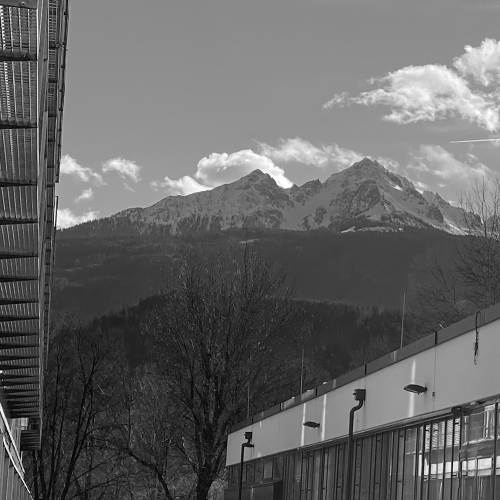
#> input picture img/nockspitze.png, 1000 x 1000 px, found by its file name (shown at 1/2 size)
$ jupyter execute 3_chi2_full.ipynb
#> lines starting #> are read from the running program, lines starting #| are printed output that depends on the picture
# Digitale Zaubertinte: Steganography workshop

**Author:** Martin Beneš, Verena Lachner

<div style="text-align: center">
<a href="https://www.github.com/uibk-uncover/mip-stego-demo">
github.com/uibk-uncover/mip-stego-demo
</a>
</div>

## Notebook setup

For this notebook, we will use a sample image `00001.tif` from ALASKA database. Run following code chunk to download it.

[cell 1]
import matplotlib.pyplot as plt
import numpy as np
from PIL import Image
import scipy.stats
import seaborn as sns
import warnings
warnings.simplefilter(action='ignore', category=FutureWarning)
np.set_printoptions(threshold=99)
plt.rcParams["figure.figsize"] = (12, 3)
np.random.seed(12345)

[cell 2]
# download nockspitze from GitHub
import requests
res = requests.get(f'https://github.com/uibk-uncover/mip-stego-demo/raw/main/img/nockspitze.png')
with open('nockspitze.png', 'wb') as f:
    f.write(res.content)

[cell 3]
def lsbr(x: np.ndarray, alpha: float = 1., method: str = 'permuted', seed: int = 12345) -> np.ndarray:
    """This function simulates LSB replacement."""
    # probability
    if method == 'sequential':
        payload = int(np.ceil(alpha * x.size))
        probability = np.reshape([1/2.]*payload + [0]*(x.size - payload), x.shape)
    elif method == 'permuted':
        probability = np.ones(x.shape, dtype='float64') * alpha / 2
    else:
        raise NotImplementedError(f'unknown method {method}')
    # simulate
    rng = np.random.default_rng(seed)
    to_be_changed = rng.random(x.shape) < probability
    # modify
    y = np.copy(x)
    y[to_be_changed & (x % 2 == 0)] += 1
    y[to_be_changed & (x % 2 != 0)] -= 1
    return y

<center><h2>Let's play a coin game!</h2></center>

$1000$ people toss a coin $100$ times, and count heads.

[cell 4]
import numpy as np
toss = np.random.choice([0, 1], size=[1000, 100])  # toss
toss_sums = np.sum(toss, axis=1)  # count heads

Function `np.random.choice` chooses at random an element from $\{0,1\}$ (where 1 represents head). This is repeated $1000\cdot100\times$ and the results are aligned in 2D matrix.

[cell 5]
toss

[cell 6]
toss.shape

Then, we sum the number of ones in each column, i.e. along axis 1. We get a vector with $1000$ elements.

[cell 7]
toss_sums

For a fair coin, we expect the sum to be around $50$.

[cell 8]
import seaborn as sns
sns.histplot(toss_sums, discrete=True);  # plot histogram
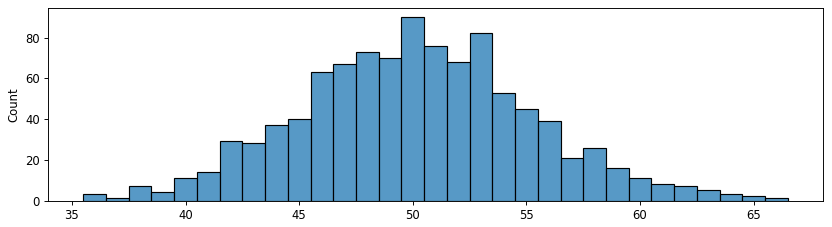
#> figure drawn by matplotlib, 1 panel; tallest bar 90 high, from x = 49.5 to 50.5

Histograms allows us to analyze data distribution graphically.

<center><h2>Playing with unfair coin</h2></center>

We repeat the experiment, now with an unfair coin.

Our unfair coin yields heads with a probability $52\%$.

[cell 9]
toss2 = np.random.choice([0, 1], size=[1000, 100], p=[.48, .52])
toss2_sums = np.sum(toss2, axis=1)

The probabilities of each element from $\{0,1\}$ are specified by an additional parameter `p`.

The probability of head ($1$) is $0.52$, i.e., $52\%$.

[cell 10]
sns.histplot(toss_sums, discrete=True, label='0.5');  # fair
sns.histplot(toss2_sums, discrete=True, label='0.52');  # unfair
plt.legend();
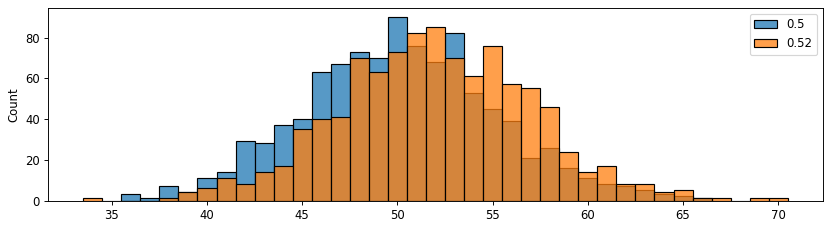
#> figure drawn by matplotlib, 1 panel; tallest bar 90 high, from x = 49.5 to 50.5; tallest bar 85 high, from x = 51.5 to 52.5

Is the orange histogram same as the blue one?

It is not an easy answer. The average looks a bit higher, but the draws are pretty much in the same range.

We can test it using statistics.

$\chi^2$ test compares the shapes of two histograms, $h$ and $g$.

$$X^2=\sum_{i=1}^{N}\frac{(h_i - g_i)^2}{h_i}$$

We combine the corresponding bins of the two histograms using the fraction inside the sum.

Then, the results are summed over all the bins.

[cell 11]
# histograms
h = np.histogram(toss_sums, bins=range(100+1))[0]
g = np.histogram(toss2_sums, bins=range(100+1))[0]

# test statistics
test_stat = 0
for i in range(100):
    if h[i] > 0:
        test_stat += (h[i] - g[i])**2 / h[i]

`np.histogram` computes the histogram. The `for` loop implements the $\chi^2$-test formula above.

[cell 12]
test_stat  # test statistic

We get a test statistic. The higher the number, the bigger difference between the histograms.

We convert the test statistic to p-value (using $\chi^2$ distribution).

[cell 13]
scipy.stats.chi2.sf(test_stat, 100-1)  # significant if <0.05

Unlike the test statistic, the p-value accounts for number of samples we observe.

We can interpret p-value directly. If the p-value is below $0.05$, the difference between the histograms is statistically significant.

The histograms are different. **Something's wrong with the coin!**

<center><h2>Enough of coins, back to images!</h2></center>

[cell 14]
# load image
x = np.array(Image.open('nockspitze.png').convert('L'))
#> x is the input picture: shape (1000, 1000); min 0, max 255, mean 100.4
plt.imshow(x,cmap = "gray");

We create a histogram of the test cover image. Recall that image pixels contain values $0-255$.

[cell 15]
sns.histplot(x.flatten(), discrete=True);  # cover histogram
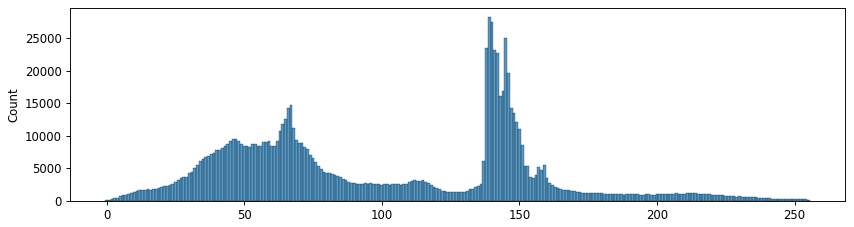
#> figure drawn by matplotlib, 1 panel; tallest bar 28286 high, from x = 138.5 to 139.5

We can also embed LSB replacement into the image, and look at the stego histogram.

[cell 16]
sns.histplot(lsbr(x, 1.).flatten(), discrete=True);  # stego histogram
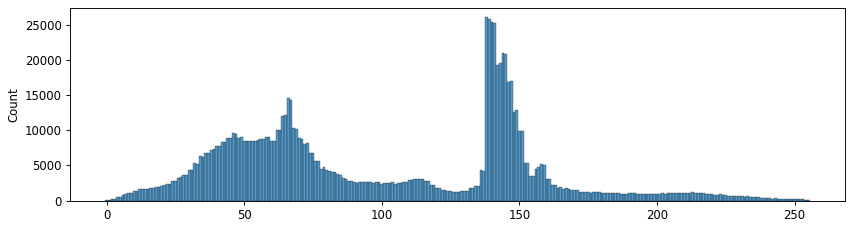
#> figure drawn by matplotlib, 1 panel; tallest bar 26084 high, from x = 137.5 to 138.5

Let's take a closer look. What is going on with the histogram?

[cell 17]
fig, ax = plt.subplots(1, 3, sharey=True)
for i, alpha in enumerate([.0, .5, 1.]):
    y = lsbr(x, alpha).flatten()
    sns.histplot(y, binrange=(125, 175), discrete=True, ax=ax[i]);
    ax[i].set_title(f'{alpha:.1f}');
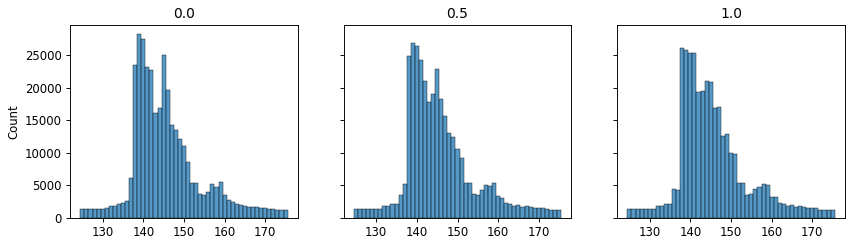
#> figure drawn by matplotlib, 3 panels; panel 1: tallest bar 28286 high, from x = 138.5 to 139.5

LSBr averages the neighbor pairs (even and odd neighbor).

$$\bar{h}_i=\frac{h_{i}+h_{i+1}}{2}$$

[cell 18]
# histogram
h, edges = np.histogram(x.flatten(), bins=range(256+1))
#> h = 256 values, max 28286 at index 139, min 13 at index 0, mean 3906.2; edges = 257 values from 0 to 256
# average even-odd pairs
hbar = np.repeat((h[:-1:2] + h[1::2]) / 2, 2)
#> hbar = 256 values, max 25928.5 at index 138, min 50.5 at index 0, mean 3906.2

[cell 19]
fig, ax = plt.subplots(1, 2, sharey=True)
ax[0].bar(range(256), h);
ax[1].bar(range(256), hbar);
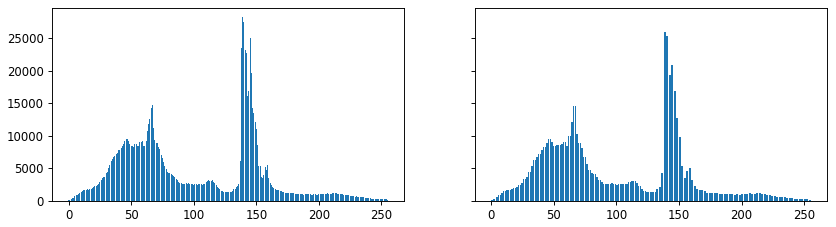
#> figure drawn by matplotlib, 2 panels; panel 1: tallest bar 28286 high, from x = 138.6 to 139.4

Can we use $\chi^2$ test to detect steganography?

We can test the difference between the histogram, and its pair average.

If the histogram is similar to the pair-averaged histogram, steganography is present.

$$S=\sum_{i=0}^{255}\frac{(h_i-\bar{h}_i)^2}{\bar{h}_i}$$

$h$ is the histogram of the analyzed image. We construct $\bar{h}$ from $h$ by averaging its neighbors. Compare the formula with the one we used for fair vs. unfair coin.

[cell 20]
# Avoid division by zero
h = h[hbar > 0]
hbar = hbar[hbar > 0]
# Chi2 test
test_stat = np.sum((h - hbar)**2 / hbar)
#> test_stat = 7845.9
pvalue = scipy.stats.chi2.sf(test_stat, 2**8-1)
#> pvalue = 0

We replaced the `for` loop with a on-liner, which is shorter, faster, and in this case closer to the formula.

In the p-value calculation, we specify $2^8-1=255$ degrees of freedom.

[cell 21]
pvalue  # stego if >0.05
#> Out = 0

If the histogram is close to the pair-averaged histogram, the image contains LSBr steganography.

They are the same, if p-value is greater than $5\%$.

P-value is less than $5\%$, histograms are different. The image is **cover**.

We run the $\chi^2$-test for stego.

[cell 22]
def chi2_attack(x):
    # histograms
    h = np.histogram(x.flatten(), bins=range(256+1))[0]
#> h = 256 values, max 26084 at index 138, min 44 at index 1, mean 3906.2
    hbar = np.repeat((h[:-1:2] + h[1::2])/2, 2)
    h, hbar = h[hbar > 0], hbar[hbar > 0]
    # chi2 test
    S = np.sum((h[:-1:2] - hbar[::2])**2 / hbar[::2])
#> S = 72.25
    return scipy.stats.chi2.sf(S, h.size-1)

[cell 23]
y = lsbr(x, 1.)  # create stego
pvalue = chi2_attack(y)  # chi2 attack
#> pvalue = 1

[cell 24]
pvalue  # stego if >0.05
#> Out = 1

P-value is greater than $5\%$, histograms are the same. The image is **stego**.

## Take-away messages

- Steganography distorts image statistics.

- $\chi^2$ test can detect the presence of LSB replacement steganography.

## Hands-on: LSBr

- Find the image(s) with steganography among the suspicious images
- Try to extract the messages
  - The secret key is *the answer to life, the universe, and everything*. (Maybe Google can help you with that)

First, we download the suspicious images from the server.

They are called `nockspitze.png`, `statue.png`, and `martinswand.png`.

[cell 25]
# download suspicious images
import requests
for fname in ['t21a.png', 'statue.png', 'martinswand.png']:
    res = requests.get(f'https://github.com/uibk-uncover/mip-stego-demo/raw/main/img/{fname}')
    with open(fname, 'wb') as f:
        f.write(res.content)

For the extraction, you might find following function useful.

[cell 26]
import zlib
def extract_lsbr(stego: np.ndarray, key: int = None) -> str:
    # permuted walk-through
    perm = np.linspace(0, stego.size-1, stego.size, dtype='int64')
    if key is not None:
        rng = np.random.default_rng(key)
        perm = rng.permutation(perm)

    # Gather LSB bits along pseudorandom path
    message_bits_extracted = []
    for i, it in enumerate(perm):
        # get index (x- and y-coordinate)
        idx = it // stego.shape[1], it % stego.shape[1]

        # get message bit
        message_bits_extracted.append(stego[idx] & 1)

    # convert to bytes
    message_bytes_extracted = b''
    for i in range(len(message_bits_extracted)//8):
        char_bits = list(message_bits_extracted[i*8:(i+1)*8])

        # decode the byte
        byte = 0
        for i, bit in enumerate(char_bits):
            byte |= bit << i
        message_bytes_extracted += int(byte).to_bytes(1, byteorder='big')

    # unzip the message
    message = zlib.decompressobj().decompress(message_bytes_extracted)
    return message.decode('ascii')

Unlike in the exercise 2, here we zip the message, in order to

- reduce its size, and
- increase its entropy (each bit carries more information)

First you load the images into Python.

[cell 27]
# load suspicious images
t21a = np.array(Image.open(f't21a.png'))
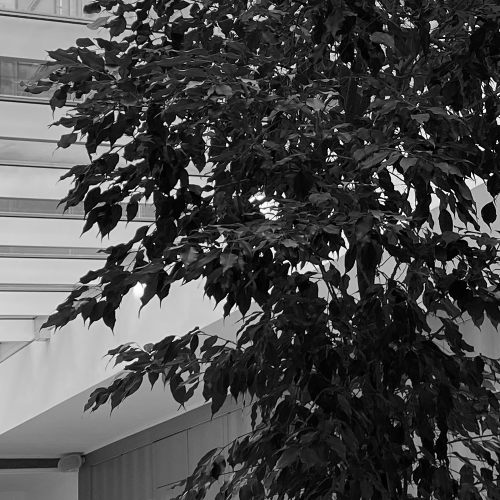
#> input picture img/martinswand.png, 1000 x 1000 px, found by its file name (shown at 1/2 size)
#> t21a is the input picture: shape (1000, 1000); min 0, max 255, mean 73
martinswand = np.array(Image.open(f'martinswand.png'))
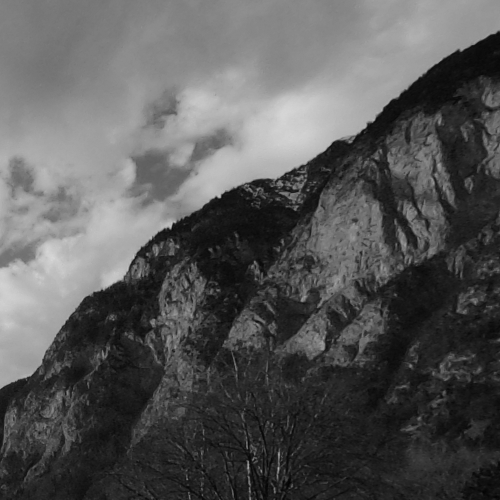
#> martinswand: shape (1000, 1000) (shown at 1/2 size); min 0, max 217, mean 87.2
statue = np.array(Image.open(f'statue.png'))
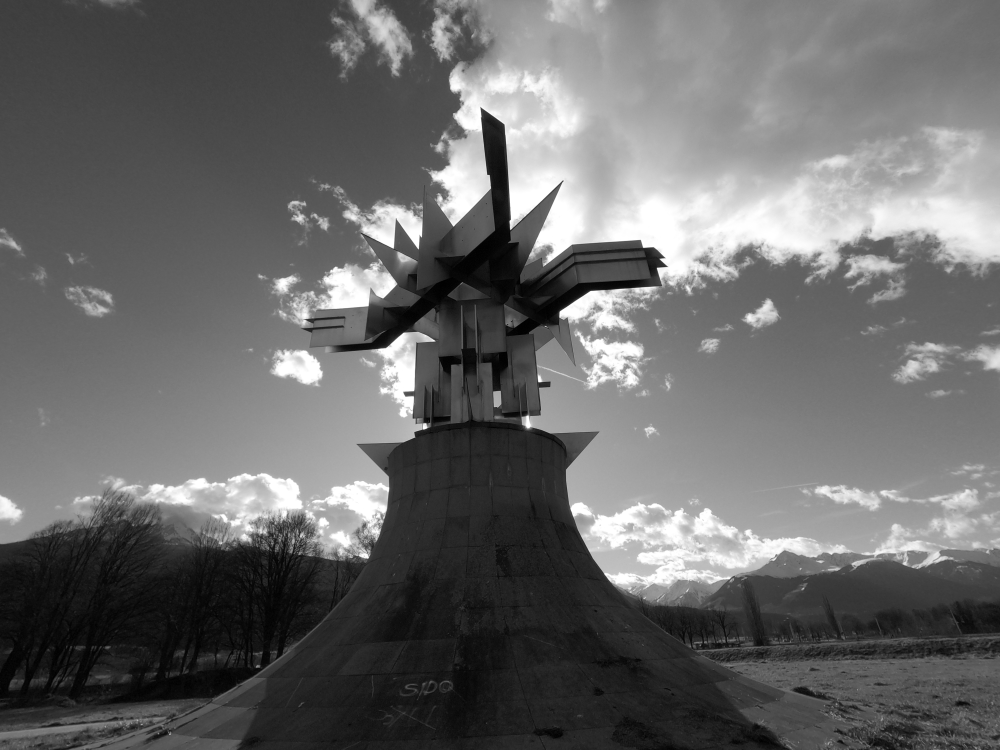
#> statue: shape (3000, 4000) (shown at 1/4 size); min 0, max 255, mean 105.3

Run $\chi^2$ test on each image.

[cell 28]
chi2_attack(t21a)
#> Out = 0

[cell 29]
chi2_attack(statue)
#> Out = 0

[cell 30]
chi2_attack(martinswand)
#> Out = 1

Try to extract the message from the suspicious image. The key, *the answer to life, the universe and everything*, is 42.

[cell 31]
key = 42  # answer to life
message = extract_lsbr(martinswand, key=key)
#> after the loop in extract_lsbr, `for i, it in enumerate(perm):`: message_bits_extracted = 1000000 items
#> the loop in extract_lsbr, `for i in range(len(message_bits_extracted)//8):` made 125000 passes
#> char_bits on passes 1 to 3: [0, 0, 0, 1, 1, 1, 1, 0], [0, 0, 1, 1, 1, 0, 0, 1], [0, 0, 1, 0, 0, 0, 0, 1]

[cell 32]
print(message[:300], '...')
#> (printed output is left out)

It's Shakespeare's work!

[cell 33]
print(extract_lsbr(t21a))  # hidden Easter egg
#> the loop in extract_lsbr (call 2), `for i in range(len(message_bits_extracted)//8):` made 125000 passes
#> char_bits on passes 1 to 3: [0, 0, 0, 1, 1, 1, 1, 0], [0, 0, 1, 1, 1, 0, 0, 1], [1, 0, 1, 0, 0, 1, 0, 0]
#| Hi Verena!
#| Sorry again that you lost the key from your bike.
#| Let's meet today by the bike stand to cut the lock.
#| Martin.
